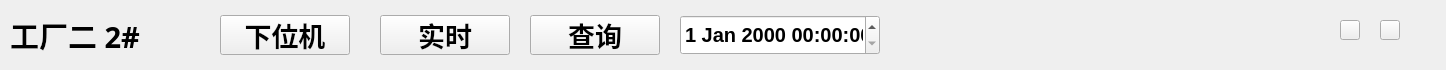
   <widget class="QWidget" name="widget_historical_title" native="true">
    <property name="geometry">
     <rect>
      <x>2</x>
      <y>0</y>
      <width>1446</width>
      <height>70</height>
     </rect>
    </property>
    <property name="sizePolicy">
     <sizepolicy hsizetype="Preferred" vsizetype="Preferred">
      <horstretch>0</horstretch>
      <verstretch>0</verstretch>
     </sizepolicy>
    </property>
    <property name="styleSheet">
     <string notr="true">#widget_historical_title{
border-top-left-radius: 10px;   /* 设置左上角的圆角半径 */
border-top-right-radius: 10px;  /* 设置右上角的圆角半径 */
border-bottom-left-radius: 0px; /* 保持左下角的圆角半径为 0 */
border-bottom-right-radius: 0px;/* 保持右下角的圆角半径为 0 */
background-color: rgb(170, 170, 255);
}</string>
    </property>
    <widget class="QLabel" name="label_factory_num">
     <property name="geometry">
      <rect>
       <x>10</x>
       <y>15</y>
       <width>140</width>
       <height>40</height>
      </rect>
     </property>
     <property name="font">
      <font>
       <family>华文中宋</family>
       <pointsize>22</pointsize>
       <weight>75</weight>
       <bold>true</bold>
      </font>
     </property>
     <property name="text">
      <string>工厂二 2#</string>
     </property>
    </widget>
    <widget class="QPushButton" name="pushButton_lower_pc">
     <property name="geometry">
      <rect>
       <x>220</x>
       <y>15</y>
       <width>130</width>
       <height>40</height>
      </rect>
     </property>
     <property name="font">
      <font>
       <family>华文仿宋</family>
       <pointsize>20</pointsize>
       <weight>75</weight>
       <bold>true</bold>
      </font>
     </property>
     <property name="text">
      <string>下位机</string>
     </property>
    </widget>
    <widget class="QPushButton" name="pushButton_realtime">
     <property name="geometry">
      <rect>
       <x>380</x>
       <y>15</y>
       <width>130</width>
       <height>40</height>
      </rect>
     </property>
     <property name="font">
      <font>
       <family>华文仿宋</family>
       <pointsize>20</pointsize>
       <weight>75</weight>
       <bold>true</bold>
      </font>
     </property>
     <property name="text">
      <string>实时</string>
     </property>
    </widget>
    <widget class="QPushButton" name="pushButton_minisize">
     <property name="geometry">
      <rect>
       <x>1340</x>
       <y>20</y>
       <width>20</width>
       <height>20</height>
      </rect>
     </property>
     <property name="styleSheet">
      <string notr="true">border-image: url(:/logo/minisize.png);</string>
     </property>
     <property name="text">
      <string/>
     </property>
    </widget>
    <widget class="QPushButton" name="pushButton_close">
     <property name="geometry">
      <rect>
       <x>1380</x>
       <y>20</y>
       <width>20</width>
       <height>20</height>
      </rect>
     </property>
     <property name="styleSheet">
      <string notr="true">border-image: url(:/logo/close.png);</string>
     </property>
     <property name="text">
      <string/>
     </property>
    </widget>
    <widget class="QDateTimeEdit" name="dateTimeEdit">
     <property name="geometry">
      <rect>
       <x>680</x>
       <y>15</y>
       <width>200</width>
       <height>40</height>
      </rect>
     </property>
     <property name="sizePolicy">
      <sizepolicy hsizetype="Preferred" vsizetype="Preferred">
       <horstretch>0</horstretch>
       <verstretch>0</verstretch>
      </sizepolicy>
     </property>
     <property name="font">
      <font>
       <pointsize>-1</pointsize>
       <weight>75</weight>
       <bold>true</bold>
      </font>
     </property>
     <property name="layoutDirection">
      <enum>Qt::LeftToRight</enum>
     </property>
     <property name="styleSheet">
      <string notr="true">font-size: 20px;  /* 根据需求调整像素值 */
font-weight: bold;
</string>
     </property>
     <property name="alignment">
      <set>Qt::AlignCenter</set>
     </property>
    </widget>
    <widget class="QPushButton" name="pushButton_historical_query">
     <property name="geometry">
      <rect>
       <x>530</x>
       <y>15</y>
       <width>130</width>
       <height>40</height>
      </rect>
     </property>
     <property name="font">
      <font>
       <family>华文仿宋</family>
       <pointsize>20</pointsize>
       <weight>75</weight>
       <bold>true</bold>
      </font>
     </property>
     <property name="text">
      <string>查询</string>
     </property>
    </widget>
   </widget>
